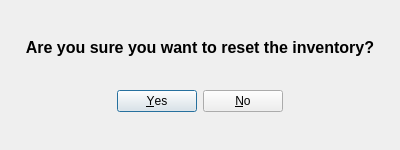
<?xml version="1.0" encoding="UTF-8"?>
<ui version="4.0">
 <class>CheckDialog</class>
 <widget class="QDialog" name="CheckDialog">
  <property name="geometry">
   <rect>
    <x>0</x>
    <y>0</y>
    <width>400</width>
    <height>150</height>
   </rect>
  </property>
  <property name="windowTitle">
   <string>Dialog</string>
  </property>
  <layout class="QVBoxLayout" name="verticalLayout">
   <item>
    <spacer name="verticalSpacer_3">
     <property name="orientation">
      <enum>Qt::Vertical</enum>
     </property>
     <property name="sizeHint" stdset="0">
      <size>
       <width>20</width>
       <height>40</height>
      </size>
     </property>
    </spacer>
   </item>
   <item>
    <widget class="QLabel" name="label">
     <property name="font">
      <font>
       <pointsize>12</pointsize>
       <italic>false</italic>
       <bold>true</bold>
       <underline>false</underline>
       <strikeout>false</strikeout>
       <kerning>true</kerning>
      </font>
     </property>
     <property name="text">
      <string>Are you sure you want to reset the inventory?</string>
     </property>
     <property name="alignment">
      <set>Qt::AlignCenter</set>
     </property>
     <property name="wordWrap">
      <bool>true</bool>
     </property>
    </widget>
   </item>
   <item>
    <spacer name="verticalSpacer_2">
     <property name="orientation">
      <enum>Qt::Vertical</enum>
     </property>
     <property name="sizeHint" stdset="0">
      <size>
       <width>20</width>
       <height>40</height>
      </size>
     </property>
    </spacer>
   </item>
   <item>
    <widget class="QDialogButtonBox" name="buttonBox">
     <property name="orientation">
      <enum>Qt::Horizontal</enum>
     </property>
     <property name="standardButtons">
      <set>QDialogButtonBox::No|QDialogButtonBox::Yes</set>
     </property>
     <property name="centerButtons">
      <bool>true</bool>
     </property>
    </widget>
   </item>
   <item>
    <spacer name="verticalSpacer">
     <property name="orientation">
      <enum>Qt::Vertical</enum>
     </property>
     <property name="sizeHint" stdset="0">
      <size>
       <width>20</width>
       <height>40</height>
      </size>
     </property>
    </spacer>
   </item>
  </layout>
 </widget>
 <resources/>
 <connections>
  <connection>
   <sender>buttonBox</sender>
   <signal>accepted()</signal>
   <receiver>CheckDialog</receiver>
   <slot>accept()</slot>
   <hints>
    <hint type="sourcelabel">
     <x>248</x>
     <y>254</y>
    </hint>
    <hint type="destinationlabel">
     <x>157</x>
     <y>274</y>
    </hint>
   </hints>
  </connection>
  <connection>
   <sender>buttonBox</sender>
   <signal>rejected()</signal>
   <receiver>CheckDialog</receiver>
   <slot>reject()</slot>
   <hints>
    <hint type="sourcelabel">
     <x>316</x>
     <y>260</y>
    </hint>
    <hint type="destinationlabel">
     <x>286</x>
     <y>274</y>
    </hint>
   </hints>
  </connection>
 </connections>
</ui>
